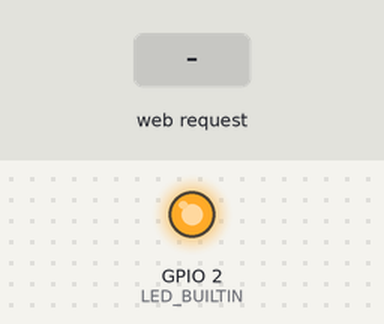
The sketch below on a simulated ESP8266 (NodeMCU). Parts: output pins drawn as LEDs (lit = HIGH, except the on-board LED, lit = LOW). The inputs (shaded band) are chosen by the test bench. WiFi joins after 1.5 s; servers stay silent unless stated; what the sketch prints to the serial monitor is not drawn.

Above: at 5.7 s.
5.8 s: HTTP request GET /LEDOff received
At 6.7 s:
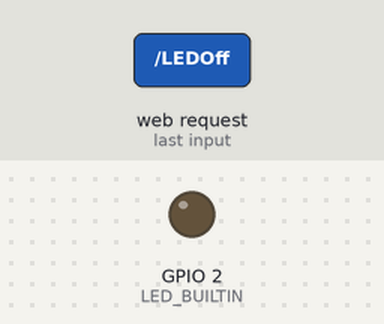
7.3 s: HTTP request GET /LEDOn received
At 7.9 s:
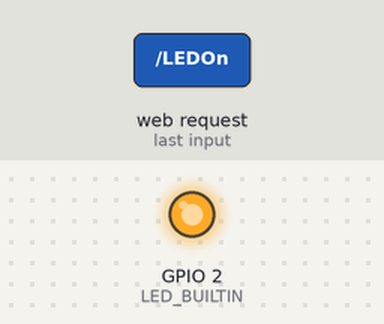
8.8 s: HTTP request GET /LEDblink received
At 8.9 s:
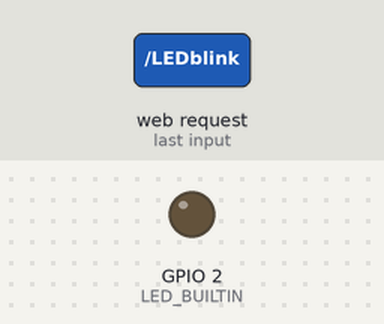
Timing chart, 0 to 11.8 s (numbered marks = the images above; inputs shaded):
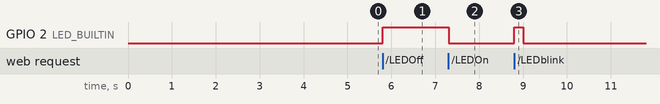

Measured:
- after the input at 5.8 s, GPIO 2 (LED_BUILTIN): LOW → HIGH at once
- after the input at 7.3 s, GPIO 2 (LED_BUILTIN): HIGH → LOW at once
- after the input at 8.8 s, GPIO 2 (LED_BUILTIN): LOW → HIGH at once, → LOW 0.20 s later

The sketch:

02_http-server.ino
```cpp
#include <ESP8266WiFi.h>
#include <WiFiClient.h>
#include <ESP8266WebServer.h>

// Replace with your network credentials
const char* ssid = "www.vhtel.eng.br";
const char* password = "password";

ESP8266WebServer server(80);   //instantiate server at port 80 (http port)

String page = "";
int LEDPin = 13;
void setup(void){
  //the HTML of the web page
  page = "<h1>IFMG 4.0 NODEMCU WebServer</h1><p><a href=\"LEDOn\"><button>ON</button></a>&nbsp;<a href=\"LEDOff\"><button>OFF</button></a></p>&nbsp;<a href=\"LEDblink\"><button>BLINK</button></a></p>";
  //make the LED pin output and initially turned off
  pinMode(LED_BUILTIN, OUTPUT);
  digitalWrite(LED_BUILTIN, LOW);
    // initialize digital pin LED_BUILTIN as an output.

  delay(1000);
  Serial.begin(115200);
  WiFi.hostname("IFMG4001");
  WiFi.begin(ssid, password); //begin WiFi connection
  Serial.println("");

  // Wait for connection
  while (WiFi.status() != WL_CONNECTED) {
    delay(500);
    Serial.print(".");
  }


  delay(1000);
  Serial.println("");
  Serial.print("Connected to ");
  Serial.println(ssid);
  Serial.print("IP address: ");
  Serial.println(WiFi.localIP());
  Serial.print("Hostname ");
  Serial.println(WiFi.hostname());
  delay(1000);


  server.on("/", [](){
    server.send(200, "text/html", page);
  });
  server.on("/LEDOn", [](){
    server.send(200, "text/html", page);
    digitalWrite(LED_BUILTIN, LOW);
    Serial.println("LED ON");
    delay(1000);
  });
  server.on("/LEDOff", [](){
    server.send(200, "text/html", page);
    digitalWrite(LED_BUILTIN, HIGH);
    Serial.println("LED OFF");
    delay(1000);
  });
  server.on("/LEDblink", [](){
    server.send(200, "text/html", page);
    //IF LOW
    if (digitalRead(LED_BUILTIN)==0){
      Serial.println("Entered IF LOW - LED ON");
      digitalWrite(LED_BUILTIN, HIGH);
      delay(200);
      digitalWrite(LED_BUILTIN, LOW);
      delay(200);
    }
    //IF HIGH
     if (digitalRead(LED_BUILTIN)==1){
      Serial.println("Entered IF HIGH - LED OFF");
      digitalWrite(LED_BUILTIN, LOW);
      delay(200);
      digitalWrite(LED_BUILTIN, HIGH);
      delay(200);
    }
    //digitalWrite(LED_BUILTIN, LOW);
    //delay(200);
    //digitalWrite(LED_BUILTIN, HIGH);
    //delay(200);
  });
  server.begin();
  Serial.println("Web server started!");
}

void loop(void){
  server.handleClient();
  //Serial.println(digitalRead(LED_BUILTIN));
  //Serial.print(digitalWrite(LED_BUILTIN()));
}
```
